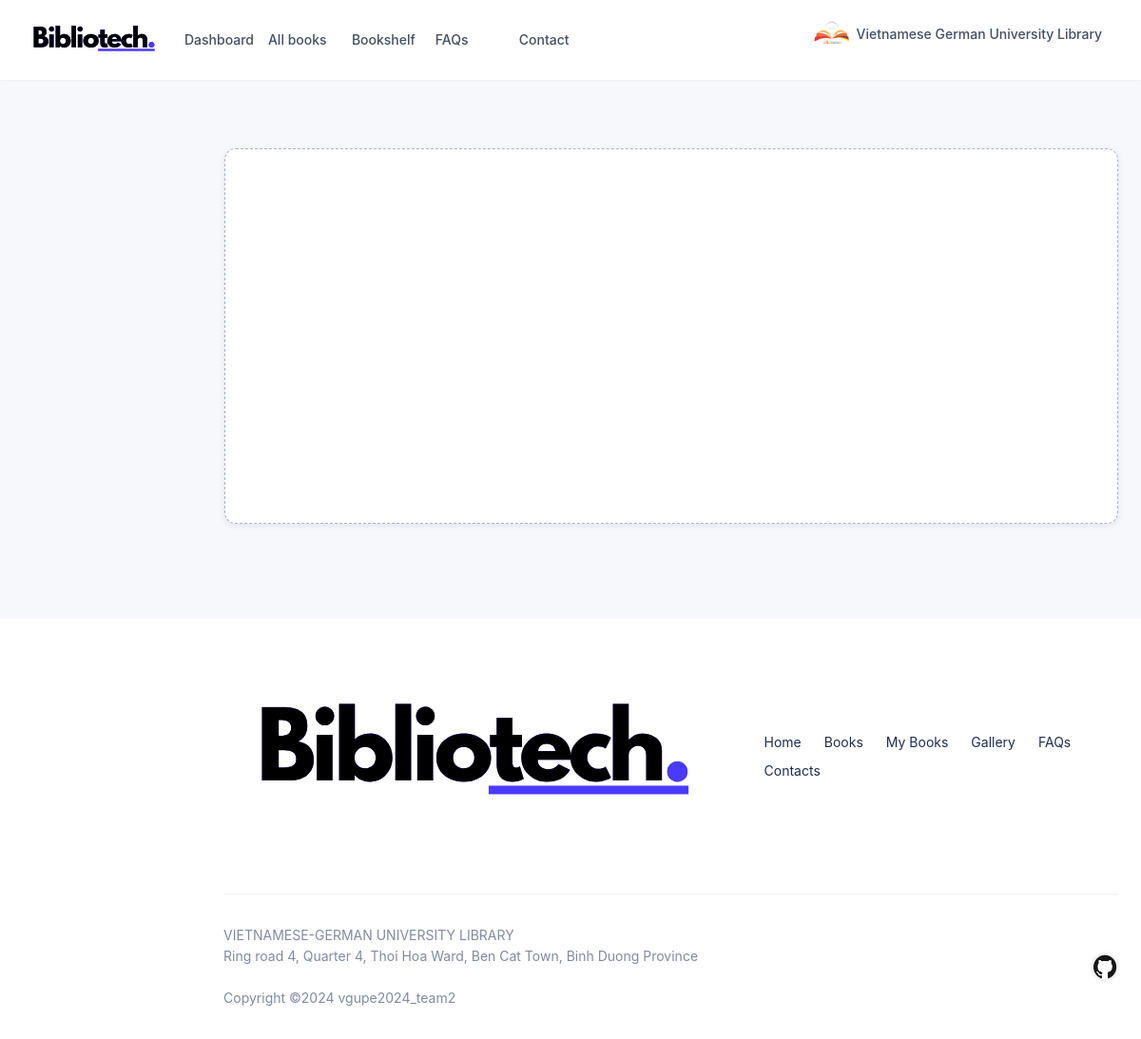
Screenshot of /mod/modManage (signed in) with the database file from the repository.
### home/models.py (models this page shows)
class User(AbstractUser):
  email = models.EmailField(null=False, blank=False, unique=True, help_text="Required", error_messages="This field is compulsory and must follow email format")
  avatar = models.ImageField(upload_to=getUserImageURL, null=True, blank=True)
  birthdate = models.DateField(null=True, blank=True)
  genderChoices = (
    (0, "male"),
    (1, "female"),
    (2, "other")
  )
  gender = models.IntegerField(choices=genderChoices, null=False, default=2)
  address = models.CharField(max_length=200, null=True, blank=True)
  phoneNum = models.CharField(max_length=50, null=True, blank=True)
  roleChoices = (
    (0, "user"),
    (1, "moderator"),
    (2, "admin"),
    (3, "banned")
  )
  role = models.IntegerField(choices=roleChoices, default=0)
  description = models.CharField(max_length=1500, null=True, blank=True)
  availableWorkingHours = models.CharField(max_length=300, null=True, blank=True)

### moderator/views.py (the view, shortened to what this page needs)
# urls.py: path('modManage',modManageView.as_view(), name="modManage_get"),
class modManageView(LoginRequiredMixin, View):
  login_url = "user:login"  # Sets the login URL for redirection if user is not authenticated
  def get(self, request):
      if request.user.role != 1:  # Checks if the user role is not 1 (not a moderator)
          return redirect("home:index")  # Redirects to the home page
      user_copies = Copy.objects.filter(userID_id=request.user.id)
      borrowancesRequests = Borrowance.objects.filter(copyID__in=user_copies, status=0).order_by('-borrowDate')
      borrowancesHistory = Borrowance.objects.filter(copyID__in=user_copies, status__in=[1, 3]).order_by('-borrowDate')
      bookApplication = BookApplication.objects.filter(status=0, uploader=request.user)
      bookApplicationHistory = BookApplication.objects.filter(status__in=[1, 2], uploader=request.user)
      context = {
          "socialAccount": getSocialAccount(request),  # Retrieves social account details based on the request
          "borrowancesRequests": borrowancesRequests[:5],  # Passes the first 5 borrowing requests to the context
          "borrowancesHistory": borrowancesHistory[:5],  # Passes the first 5 borrowing history entries to the context
          "bookApplication": bookApplication[:5],  # Passes the first 5 book applications to the context
          "bookApplicationHistory": bookApplicationHistory[:5],  # Passes the first 5 book application history entries to the context
      }
      return render(request, "mod/modManageBorrowing.html", context)  # Renders the 'mod/modManageBorrowing.html' template with the constructed context

### home/functions.py (called while the page is built)
def getSocialAccount(request):
  if (request.user.is_authenticated):
    try:
      socialAccount = SocialAccount.objects.get(user = request.user)
    except SocialAccount.DoesNotExist:
      socialAccount = None
  else:
    socialAccount = None
  return socialAccount

### templates/mod/modManageBorrowing.html (shortened to what this page needs)
{% load static %}
<!DOCTYPE html>
<html data-wf-page="661df6abfa4943e36eb9ba07" data-wf-site="661a3f3af51abcb8bec1e922" lang="en">
  <head>
    <link href="{% static 'webflow-style1.css' %}"  rel="stylesheet" type="text/css" />
  </head>
  <body>
    <div data-animation="default" data-duration="400" data-easing="ease" data-easing2="ease" role="banner" class="header-wrapper w-nav">
      <div class="container-default w-container">
        <div class="header-content-wrapper"><a href="/" class="logo-link-wrapper w-nav-brand"><img src="{% static 'base/logo1.svg' %}" style="width:150px; max-width: 20vw;" loading="eager" alt="Dashflow X Webflow Template - Logo" /></a>
          <nav role="navigation" class="header-nav-menu-wrapper-2 w-nav-menu">
            <ul role="list" class="header-nav-menu-list w-list-unstyled" style="display: inline-block;">
              <li class="header-nav-list-item" style="display: inline-block; min-width: 7vw;"><a href="{% url 'home:dashboard' %}" class="header-nav-link-4 w-nav-link" style="max-width: 1268px;">Dashboard</a></li>
              <li class="header-nav-list-item" style="display: inline-block; min-width: 7vw;"><a href="{% url 'home:gallery' %}" class="header-nav-link-4 w-nav-link" style="max-width: 1268px;">All books</a></li>
              {% if user.role == 1 %}
              <li class="header-nav-list-item" style="display: inline-block; min-width: 7vw;"><a href="{% url 'home:shelf' user.id%}" class="header-nav-link-4 w-nav-link" style="max-width: 1268px;">Bookshelf</a></li>
              {% endif %}
              <li class="header-nav-list-item" style="display: inline-block; min-width: 7vw;"><a href="{% url 'home:faq' %}" class="header-nav-link-4 w-nav-link" style="max-width: 1268px;">FAQs</a></li>
              <li class="header-nav-list-item" style="display: inline-block; min-width: 7vw;"><a href="{% url 'home:contact' %}" class="header-nav-link-4 w-nav-link" style="max-width: 1268px;">Contact</a></li>
            </ul>
          </nav>
          <div class="header-right-side-container">
            <div class="hidden-on-mbl">
              {% if user.is_authenticated %}
                <div class="buttons-row gap-column-12px">
                  <ul role="list" class="header-nav-menu-list">
                    <li class="header-nav-list-item">
                      <div data-hover="true" data-delay="0" class="position-relative---z-index-2 w-dropdown">
                        <div class="header-nav-link dropdown-header-link w-dropdown-toggle">
                          {% if socialAccount %}
                          <img src="{{ socialAccount.get_avatar_url }}" loading="eager" alt="AB - Dashflow X Webflow Template" sizes="(max-width: 1439px) 40px, (max-width: 1919px) 3vw, 40px"  class="avatar-circle _48px" />
                          {% else %}
                            {% if user.avatar %}
                            <img src="/media/{{ user.avatar }}"  alt="AA - Dashflow X Webflow Template" sizes="(max-width: 1439px) 48px, (max-width: 1919px) 3vw, 40px" class="avatar-circle _40px" />
                            {% else %}
                            <img src="/media/user/defaultAvatar.jpg" loading="eager" alt="AC - Dashflow X Webflow Template" sizes="(max-width: 1439px) 40px, (max-width: 1919px) 3vw, 40px" class="avatar-circle _48px" />
                            {% endif %}
                          {% endif %}
                          <div class="hidden-when-tight">{{user.first_name}}</div>
                          <div class="line-rounded-icon header-dropdown-icon" style="font-family: 'Line Rounded Icons';"></div>
                        </div>
                      </div>
                    </li>
                  </ul>
                </div>
              {% endif %}
            </div>
          </div>
        </div>
      </div>
    </div>
      <div class="main-section">
        <div class="container-default w-container">
          <div class="wrapper-center-home">
            <div class="block-sticky-top---main-contain">
              <div id="w-node-_5b7b5ab1-6d00-c7e0-62e6-f29490555c22-6eb9ba07" class="dashboard-main-content---user-notification">
                <div id="cards" class="pd-top-24px---activities">
                  <div class="card component-card card-one-line">
                    <div data-current="Tab 1" data-easing="ease" data-duration-in="300" data-duration-out="100" class="tabs---brix---user-notification w-tabs">
                    </div>
                  </div>
                </div>
              </div>
            </div>
          </div>
        </div>
      </div>
      <div class="bg-neutral-100">
        <div class="container-default w-container">
          <div class="grid-2-columns main-dashboard-grid">
            <div id="w-node-bdf375e4-f372-ad95-cceb-78bd47bb7446-47bb7443" class="div-block-69">
              <div class="footer-top-section"><a data-w-id="bdf375e4-f372-ad95-cceb-78bd47bb7448" href="/testing/old-home" class="logo-link-wrapper w-inline-block"><img src="images/logo2.svg" loading="eager" alt="" class="logo---footer" /></a>
                <div data-w-id="bdf375e4-f372-ad95-cceb-78bd47bb744a" class="footer-links-container"><a href="/testing/old-home" class="text-decoration-none">Home</a><a href="/testing/old-home" class="text-decoration-none">Books</a><a href="/testing/old-home" class="text-decoration-none">My Books</a><a href="/testing/old-home" class="text-decoration-none">Gallery</a><a href="/testing/changelog" class="text-decoration-none">FAQs</a><a href="/testing/licenses" class="text-decoration-none">Contacts</a></div>
              </div>
              <div class="footer-bottom-section">
                <div data-w-id="bdf375e4-f372-ad95-cceb-78bd47bb7454">VIETNAMESE-GERMAN UNIVERSITY LIBRARY<br />Ring road 4, Quarter 4, Thoi Hoa Ward, Ben Cat Town, Binh Duong Province<br /><br />Copyright ©2024 vgupe2024_team2</div>
                <div data-w-id="bdf375e4-f372-ad95-cceb-78bd47bb745b" class="social-links-container"><a href="https://github.com/galvdat-hthieu/vgupe2024_team2" class="w-inline-block"><img src="images/screenshot-202024-05-02-20121227.png" loading="lazy" alt="" class="social-circle-link" /></a></div>
              </div>
            </div>
          </div>
        </div>
      </div>
  </body>
</html>

### rows the page displays
User: avatar (placeholder picture), first_name "Vietnamese German University Library"
